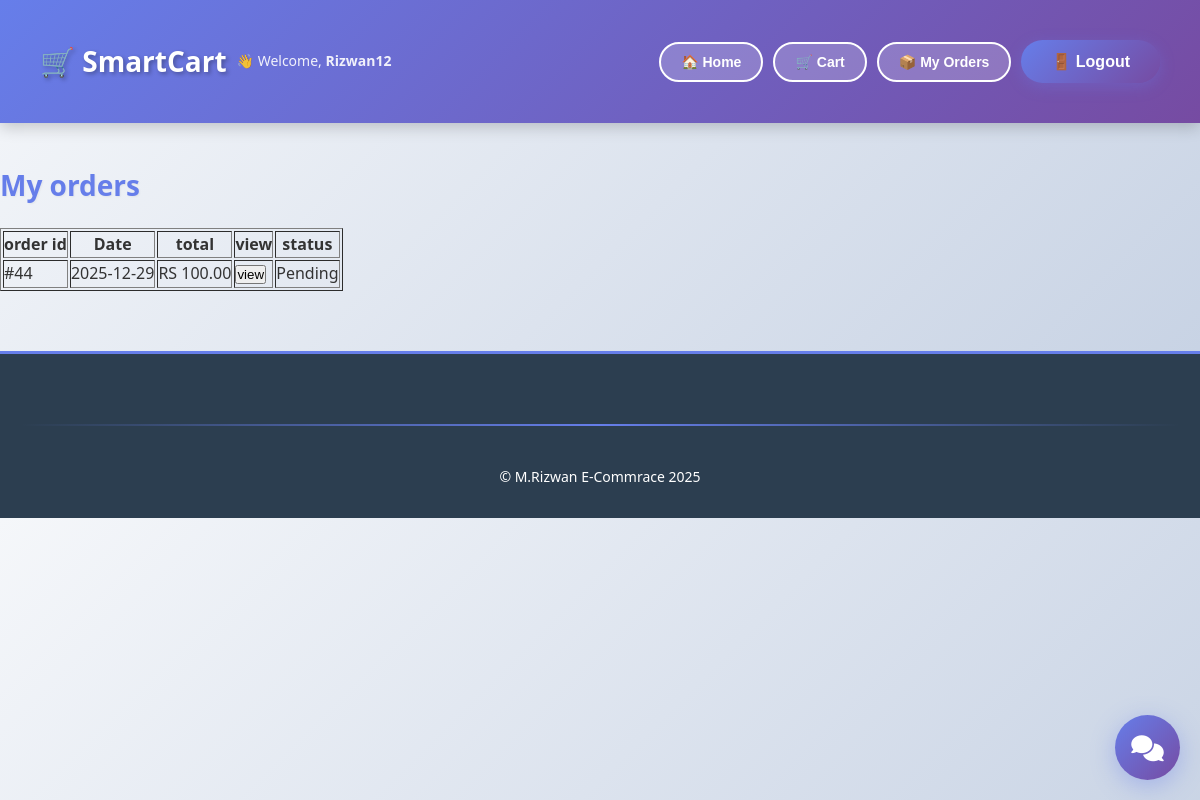
Page /orders/my-orders/ (signed in) on the earlier database version.
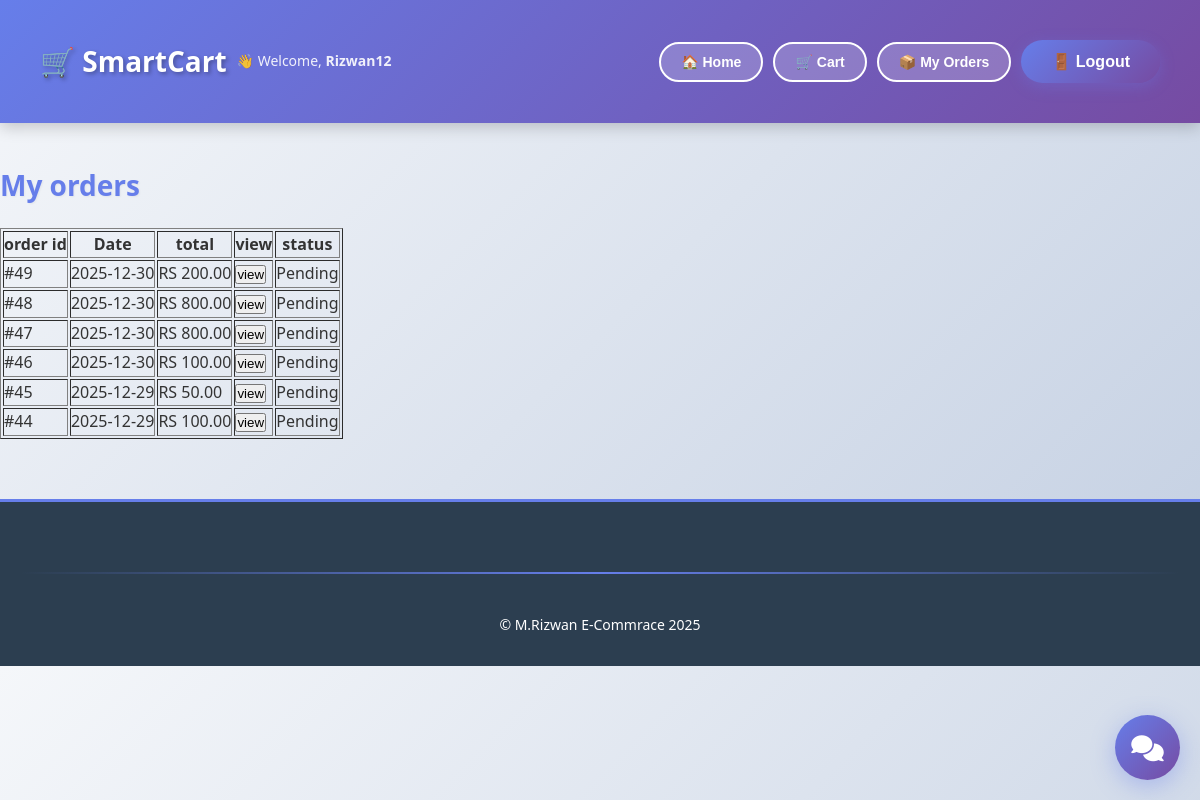
Same page on the later database version.
### orders/models.py (models this page shows, shortened)
class Order(models.Model):
    STATUS_CHOICES= (
        ("pending", "pending"),
        ("processing", "processing"),
        ("shipped", "shipped"),
        ("delivered","delivered"),
        ("cancelled", "cancelled"),
    )
    PAYMENT_METHODS =(
        ("cod", "Cash on delivery"),
        ("stripe", "Stripe"),
    )
    user = models.ForeignKey(User, on_delete=models.CASCADE)
    total_price = models.DecimalField(max_digits=10, decimal_places=2)
    payment_method = models.CharField(max_length=20, choices=PAYMENT_METHODS)
    status = models.CharField(max_length=20, choices=STATUS_CHOICES , default="pending")
    created_at = models.DateTimeField(auto_now_add=True)
    is_paid = models.BooleanField(default=False)

### orders/views.py (the view)
# urls.py: path('my-orders/', MyOrderView.as_view(), name="my_orders"),
class MyOrderView(LoginRequiredMixin, ListView):
    model= Order
    template_name= "orders/my_order.html"
    context_object_name= "orders"
    def get_queryset(self):
        return Order.objects.filter(user=self.request.user).order_by("-created_at")

### ai_engine/tracking.py (called while the page is built, shortened)
    def __call__(self, request):
        response = self.get_response(request)
        return response

### templates/orders/my_order.html
{% extends "base.html" %}
{% block content %}
<h2>My orders</h2>
{% if orders %}
    <table border="1">
        <tr>
            <th>order id</th>
            <th>Date</th>
            <th>total</th>
            <th>view</th>
            <th>status</th>
        </tr>
        {% for order in orders %}
        <tr>
        <td>#{{order.id}} </td>
        <td>{{order.created_at|date:"Y-m-d" }} </td>
        <td>RS {{order.total_price}} </td>
        <td>
            <a href="{% url 'order_detail' order.id %}"><button>view</button></a>
        </td>
        <td>{{order.status|title}} </td>
        </tr>
        {% endfor %}
    </table>
{% else %}
<p>No order found.</p>
{% endif %}
{% endblock content %}

### templates/base.html (shortened to what this page needs)
{% load static %}
<!DOCTYPE html>
<html lang="en">
<head>
    <link rel="stylesheet" href="{% static 'css/style.css' %}">
    <link rel="stylesheet" href="https://cdnjs.cloudflare.com/ajax/libs/font-awesome/6.4.0/css/all.min.css">
</head>
<body>
    <header>
        <div style="display: flex; align-items: center; gap: 10px;">
            <h1>🛒 SmartCart</h1>
            {% if user.is_authenticated %}
                <p style="margin: 0; font-size: 14px;">👋 Welcome, <strong>{{user.username}}</strong></p>
            {% endif %}
        </div>
        <div style="display: flex; align-items: center; gap: 10px; flex-wrap: wrap;">
            <a href="{% url 'home' %}"><button>🏠 Home</button></a>
            <a href="{% url 'cart' %}"><button>🛒 Cart</button></a>
            {% if user.is_authenticated %}
                <a href="{% url 'my_orders' %}"><button>📦 My Orders</button></a>
                <form action="{% url 'logout' %}" method="post" style="display: inline;">
                    <button type="submit">🚪 Logout</button>
                </form>
            {% else %}
                <a href="{% url 'login' %}"><button>🔓 Login</button></a>
                <a href="{% url 'register' %}"><button>✍️ Register</button></a>
            {% endif %}
        </div>
    </header>
    {% block content %}{% endblock content %}
    {% if user.is_authenticated %}
        {% include 'ai_engine/chatbot_widget.html' %}
    {% endif %}
    <footer>
        <hr>
        <p>© M.Rizwan E-Commrace 2025</p>
    </footer>
</body>
</html>

### templates/ai_engine/chatbot_widget.html (shortened to what this page needs)
<button class="chatbot-toggle-btn" onclick="toggleChatbot()">
    <i class="fas fa-comments"></i>
</button>

### static/css/style.css (style rules this page uses)
* { margin: 0; padding: 0; box-sizing: border-box; }
body { font-family: 'Segoe UI', Tahoma, Geneva, Verdana, sans-serif; background: linear-gradient(135deg, #f5f7fa 0%, #c3cfe2 100%); color: #333; line-height: 1.6; }
header { background: linear-gradient(135deg, #667eea 0%, #764ba2 100%); color: white; padding: 20px 40px; box-shadow: 0 4px 15px rgba(0, 0, 0, 0.2); display: flex; justify-content: space-between; align-items: center; flex-wrap: wrap; gap: 20px; position: sticky; top: 0; z-index: 100; }
header h1 { font-size: 28px; font-weight: 700; text-shadow: 2px 2px 4px rgba(0, 0, 0, 0.3); }
header p { font-size: 14px; opacity: 0.9; }
header button, header a button { background: rgba(255, 255, 255, 0.2); color: white; border: 2px solid white; padding: 10px 20px; border-radius: 25px; cursor: pointer; font-weight: 600; transition: all 0.3s ease; font-size: 14px; }
header a { text-decoration: none; }
footer { background: #2c3e50; color: white; text-align: center; padding: 30px 20px; margin-top: 60px; border-top: 3px solid #667eea; }
footer p { font-size: 14px; }
hr { border: none; height: 2px; background: linear-gradient(90deg, transparent, #667eea, transparent); margin: 40px 0; }
h2 { font-size: 28px; color: #667eea; margin: 40px 0 20px; font-weight: 700; text-shadow: 1px 1px 2px rgba(0, 0, 0, 0.05); }
form { margin: 20px 0; }
button[type="submit"] { background: linear-gradient(135deg, #667eea 0%, #764ba2 100%); color: white; border: none; padding: 12px 30px; border-radius: 25px; font-size: 16px; font-weight: 600; cursor: pointer; transition: all 0.3s ease; box-shadow: 0 4px 15px rgba(102, 126, 234, 0.3); }
a { color: #667eea; text-decoration: none; font-weight: 600; transition: color 0.3s ease; }

### templates/ai_engine/chatbot_widget.html (style rules this page uses)
.chatbot-toggle-btn { position: fixed; bottom: 20px; right: 20px; width: 65px; height: 65px; border-radius: 50%; background: linear-gradient(135deg, #667eea 0%, #764ba2 100%); color: white; border: none; font-size: 26px; cursor: pointer; box-shadow: 0 6px 25px rgba(102, 126, 234, 0.4); z-index: 999; transition: all 0.3s ease; display: flex; align-items: center; justify-content: center; }

Differences in the rows shown:
added Order: id "49", created_at "2025-12-30", total_price "200.00", status "Pending"
added Order: id "48", created_at "2025-12-30", total_price "800.00", status "Pending"
added Order: id "47", created_at "2025-12-30", total_price "800.00", status "Pending"
added Order: id "46", created_at "2025-12-30", total_price "100.00", status "Pending"
added Order: id "45", created_at "2025-12-29", total_price "50.00", status "Pending"
